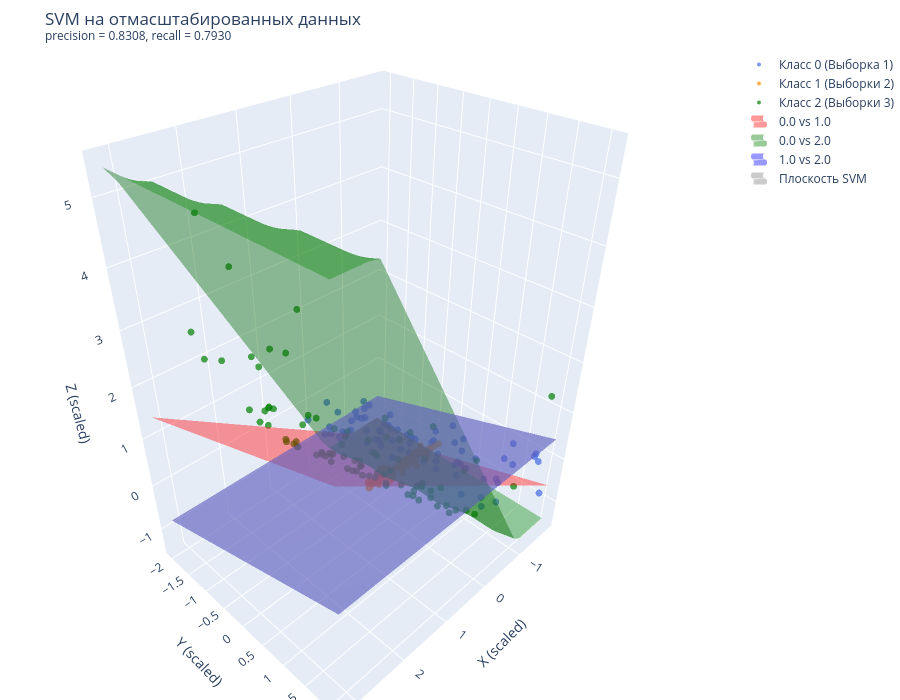

The notebook cell this image was saved under:
### Code cell
from itertools import combinations
x_min, x_max = x_tr_sc[:, 0].min(), x_tr_sc[:, 0].max()
y_min, y_max = x_tr_sc[:, 1].min(), x_tr_sc[:, 1].max()
z_min, z_max = x_tr_sc[:, 2].min(), x_tr_sc[:, 2].max()

#xx, yy = np.meshgrid(np.linspace(x_min, x_max, 25), np.linspace(y_min, y_max, 25))
#zz = -(w[0] * xx + w[1] * yy + b) / w[2]


fig = go.Figure()


fig.add_trace(go.Scatter3d(
    x=x_tr_sc[y_tr == 0, 0],
    y=x_tr_sc[y_tr == 0, 1],
    z=x_tr_sc[y_tr == 0, 2],
    mode='markers',
    marker=dict(size=4, color='royalblue', opacity=0.7),
    name='Класс 0 (Выборка 1)'
))

fig.add_trace(go.Scatter3d(
    x=x_tr_sc[y_tr == 1, 0],
    y=x_tr_sc[y_tr == 1, 1],
    z=x_tr_sc[y_tr == 1, 2],
    mode='markers',
    marker=dict(size=4, color='darkorange', opacity=0.7),
    name='Класс 1 (Выборки 2)'
))

fig.add_trace(go.Scatter3d(
    x=x_tr_sc[y_tr == 2, 0],
    y=x_tr_sc[y_tr == 2, 1],
    z=x_tr_sc[y_tr == 2, 2],
    mode='markers',
    marker=dict(size=4, color='green', opacity=0.7),
    name='Класс 2 (Выборки 3)'
))

classes = md1.classes_
pairs = list(combinations(range(len(classes)), 2))

xx, yy = np.meshgrid(
    np.linspace(x_min, x_max, 30),
    np.linspace(y_min, y_max, 30)
)

for i in range(len(md1.coef_)):
    w = md1.coef_[i]
    b = md1.intercept_[i]

    c1_idx, c2_idx = pairs[i]
    c1 = classes[c1_idx]
    c2 = classes[c2_idx]
    colors = ['red', 'green', 'blue']

    print(f"\nПлоскость {i}: класс {c1} vs класс {c2}")
    print(f"  w = {w}")
    print(f"  b = {b}")
    print(f"  Уравнение: {w[0]:.3f}*x1 + {w[1]:.3f}*x2 + {w[2]:.3f}*x3 + ({b:.3f}) = 0")

    # --- Вычисляем zz = z(x,y) ---
    if abs(w[2]) > 1e-6:
        zz = -(w[0] * xx + w[1] * yy + b) / w[2]
        zz = np.clip(zz, z_min, z_max)

        fig.add_trace(go.Surface(
            x=xx,
            y=yy,
            z=zz,
            opacity=0.4,
            colorscale=[[0, colors[i]], [1, colors[i]]],
            showscale=False,
            name=f'{c1} vs {c2}',
            showlegend=True
        ))
    else:
        # Плоскость параллельна оси Z — выражаем x через y,z
        print(f"  ⚠ w[2]≈0 → плоскость вертикальная, строим через x(y,z)")
        yy2, zz2 = np.meshgrid(
            np.linspace(y_min, y_max, 30),
            np.linspace(z_min, z_max, 30)
        )
        if abs(w[0]) > 1e-6:
            xx2 = -(w[1] * yy2 + b) / w[0]
        else:
            xx2 = -(w[1] * yy2 + w[2] * zz2 + b) / 1e-6  # fallback
        xx2 = np.clip(xx2, x_min, x_max)

        fig.add_trace(go.Surface(
            x=xx2,
            y=yy2,
            z=zz2,
            opacity=0.4,
            colorscale=[[0, colors[i]], [1, colors[i]]],
            showscale=False,
            name=f'{c1} vs {c2}',
            showlegend=True
        ))

fig.add_trace(go.Surface(
    x=xx,
    y=yy,
    z=zz,
    opacity=0.4,
    colorscale=[[0, 'gray'], [1, 'gray']],  # Серый цвет плоскости
    showscale=False,                        # Скрыть цветовую шкалу
    name='Плоскость SVM',
    showlegend=True
))

fig.update_layout(
    title=f'SVM на отмасштабированных данных<br><sup>precision = {prec:.4f}, recall = {rec:.4f}</sup>',
    scene=dict(
        xaxis_title='X (scaled)',
        yaxis_title='Y (scaled)',
        zaxis_title='Z (scaled)'
    ),
    width=900,
    height=700,
    margin=dict(l=0, r=0, b=0, t=50)
)


fig.show()

# Вывод метрик в консоль
print(f'precision = {prec:.6f}, recall = {rec:.6f}')

### Figure 1 — Plotly figure (JSON) as saved in the notebook; plotly's stock layout.template omitted (floating-point values rounded to 4 significant figures; data arrays with more than 128 entries replaced by an {"elided": "..."} marker saying what was removed)
{"data": [{"marker": {"color": "royalblue", "opacity": 0.7, "size": 4}, "mode": "markers", "name": "Класс 0 (Выборка 1)", "type": "scatter3d", "x": [0.2583, -0.4476, -0.009442, -1.183, -0.6587, -0.1716, -1.4, 0.1132, -0.6661, -1.182, -0.2075, -1.096, -1.531, -0.00642, -0.6628, 0.04996, -1.155, -1.129, -1.338, 0.1069, -0.3646, -0.296, -1.002, -0.4795, -0.937, -0.4025, -0.2827, -1.554, -0.8813, -0.9321, -1.366, -1.414, -0.1618, -0.802, -0.8868, -0.1682, -1.039, 0.1198, -0.5755, -0.3607, -1.578, -1.7, 0.2423, -0.1251, -0.9707, -1.441, -0.2458, -0.1713, -0.3258, -0.2241, -0.1383, -0.948, -1.294, -0.1501, -0.9937, -0.5078, 0.1857, -0.7484, -0.14, -1.512, -1.467, -1.585, -1.554, -0.6027, -0.3222, -0.03974, -1.228, -1.565, -0.6192, -0.2435, -0.2334, -1.646, -1.194, -0.3771, -0.485], "y": [-0.9027, 0.5484, 1.772, 0.6617, -2.011, -0.3788, 1.988, -0.05817, 1.769, -1.01, 1.822, -0.9761, -1.203, 1.616, 0.5203, 1.612, -0.1447, 1.521, 2.041, 1.59, 0.4773, -0.06283, -0.4118, -1.614, 0.848, 0.03269, -0.5156, -1.726, 0.2814, -1.908, 0.4011, -2.046, -1.002, 1.955, -0.8201, 1.325, -0.3075, -1.366, 0.1506, 1.096, 1.308, -0.9938, -1.856, 0.1462, -1.977, -0.192, 2.083, -1.46, -1.02, -0.7705, -1.743, -1.427, -0.4968, 1.341, -1.606, -1.323, 2.103, -1.346, -0.699, 0.175, 2.036, -0.913, 1.461, -0.7784, -0.4382, 0.02764, 0.09284, 2.098, -0.03655, -1.947, -1.793, -1.559, 1.187, -0.6996, 0.6415], "z": [0.08443, 0.2844, 0.9547, -0.2826, -0.589, 0.1287, 0.2719, -0.3259, 0.105, -1.036, 0.03556, -0.6702, -1.075, 0.6592, -0.4739, 0.1434, -0.8135, -0.4513, 0.4015, 0.7889, -0.138, 0.09261, -0.8698, -0.8201, 0.2506, 0.1781, -0.195, -1.397, 0.1248, -0.9021, -0.8931, -0.7486, 0.2491, 0.4505, -0.1198, 0.5086, -0.5007, -0.3078, -0.3082, 0.6611, -0.3072, -1.25, -0.1916, 0.08649, -1.207, -0.7039, 0.09113, -0.6207, -0.002295, -0.3692, 0.07528, -0.2542, -1.113, 0.2404, -0.4581, -0.2405, 0.311, -0.4037, 0.006515, -0.169, 0.1497, -1.285, 0.1446, -0.675, 0.2115, -0.1253, -0.7375, -0.5991, -0.05597, -0.8691, -0.5935, -1.232, -0.6254, -0.3433, -0.1005]}, {"marker": {"color": "darkorange", "opacity": 0.7, "size": 4}, "mode": "markers", "name": "Класс 1 (Выборки 2)", "type": "scatter3d", "x": [0.09364, -0.8977, -0.1872, -0.4553, -0.3804, 0.3678, -0.4662, -0.4898, 0.3798, -0.6752, -0.3257, -1.239, -1.013, -0.1094, 0.5338, 0.005563, 0.06809, -0.262, 0.4399, -0.8351, 0.118, 0.05625, -0.8068, -0.5598, 0.32, -0.03124, -0.4092, -0.5017, -0.09965, 0.4899, -1.157, -0.8495, -0.6854, -0.3244, -0.7882, 0.03195, 0.01465, -0.6635, 0.5263, -0.1874, 0.009804, -0.4231, -0.1849, -0.613, -0.4457, -0.4081, -0.8881, -0.8204, 0.1318, -0.8023, -0.5798, -0.4236, 0.03043, -0.01714, -0.1246, -1.003, -0.113, 0.2308, -0.3737, -0.382, 0.4299, 0.314, -0.99, 0.3787, 0.006156, 0.03126, -0.7089, 0.1188, -0.4532, 0.3705, 0.1035, 0.2055, -0.7836, 0.391, -0.6239, -0.2543, -0.5854, -0.06985, -0.2239], "y": [-0.09068, -0.01734, -0.006499, 0.09422, -0.01437, 0.02819, -0.04694, -0.1448, -0.08468, -0.07268, -0.06449, 0.08625, 0.03777, -0.3181, 0.02435, 0.1016, 0.00963, 0.0902, -0.08462, 0.06309, -0.04538, 0.02802, -0.0588, -0.05045, 0.06768, 0.06495, 0.01282, -0.05822, 0.2297, 0.002609, 0.04305, 0.1402, -0.04602, 0.115, -0.1221, 0.09854, -0.1093, 0.2905, 0.04248, -0.03846, 0.07847, 0.1518, 0.1012, -0.02819, 0.09465, 0.2835, 0.002155, 0.1252, 0.09113, 4.825e-05, 0.03341, 0.03363, 0.09104, -0.05712, -0.1552, -0.1539, -0.1569, 0.2222, 0.06926, 0.1144, 0.01115, 0.02326, 0.1018, -0.1458, -0.05301, -0.1071, -0.05931, -0.07733, 0.03856, -0.03145, 0.1419, 0.2741, 0.03544, 0.129, 0.07817, 0.05158, 0.08312, -0.2053, 0.1128], "z": [-0.5003, -0.5232, -0.4747, -0.42, -0.4856, -0.4376, -0.5529, -0.5909, -0.4795, -0.5716, -0.5211, -0.4974, -0.511, -0.6419, -0.4672, -0.4392, -0.4527, -0.4721, -0.4837, -0.5063, -0.5351, -0.4791, -0.5081, -0.5145, -0.4225, -0.4507, -0.4598, -0.5008, -0.3836, -0.4385, -0.5367, -0.4463, -0.494, -0.4448, -0.5764, -0.3991, -0.5352, -0.3608, -0.4448, -0.511, -0.4448, -0.3688, -0.4323, -0.524, -0.476, -0.3936, -0.5131, -0.4369, -0.4221, -0.4951, -0.5115, -0.4678, -0.4075, -0.4689, -0.5471, -0.5476, -0.5899, -0.3779, -0.4526, -0.4134, -0.4517, -0.4372, -0.4553, -0.5297, -0.4958, -0.5589, -0.5826, -0.5318, -0.4803, -0.4819, -0.4081, -0.2981, -0.4848, -0.4075, -0.4866, -0.4697, -0.5166, -0.5329, -0.4234]}, {"marker": {"color": "green", "opacity": 0.7, "size": 4}, "mode": "markers", "name": "Класс 2 (Выборки 3)", "type": "scatter3d", "x": [-0.07114, 1.158, 1.216, -0.397, 0.01966, 1.179, -0.2774, 0.9976, 1.535, 2.994, 2.301, 0.3369, 0.02913, -0.5526, 1.102, -0.6092, 0.4598, 0.7359, -0.2183, 0.9697, 0.2245, -0.937, -0.756, 2.483, -0.5454, 1.798, 0.6764, -1.13, 0.4403, 0.7277, -1.823, 0.9064, 1.828, 0.1873, 0.5406, 0.2044, 1.372, 1.515, 1.684, 1.46, 2.238, 1.884, 2.553, 0.2504, 2.018, 1.175, 0.9543, 1.304, 1.493, 2.013, 0.2636, 1.406, 2.438, 0.3156, -0.155, 0.03711, 0.3292, 2.293, 0.1647, -0.7082, 0.5766, -0.5074, 0.7315, -0.7255, -0.3241, 0.9315, 2.855, 0.9058, 0.1503, 1.841, 0.8096, 1.912, 3.207, 1.903, -0.8806, 0.2942, -0.6582, 2.561, 1.472, 0.1782, 0.8417, 1.902, 1.436, 1.63, 2.365, 1.111], "y": [0.7092, 0.6417, 0.824, -0.1552, 0.7714, -1.356, -0.5677, 2.104, 1.922, 0.1575, 2.013, 1.741, -0.7031, -1.628, 1.498, 0.289, -1.149, -1.081, -1.443, 0.8313, -1.307, -0.3529, -0.4445, -1.745, -1.048, -1.044, 1.031, 0.02028, -1.27, -1.927, 1.884, -0.1095, -0.09246, 2.0, 1.533, -0.09696, 2.043, 0.6892, -1.625, -1.675, -1.887, -0.82, 0.2185, -1.229, 0.4436, 1.011, 0.06044, -0.9205, 0.4288, 0.2669, 0.522, 0.6883, -0.3584, 1.539, 1.042, 0.986, -1.407, -1.324, 1.822, 2.085, -0.2286, -1.958, -1.594, -0.7539, -0.7453, -1.369, 1.171, 0.2411, 0.01515, 1.411, -0.6149, 0.9165, -0.07352, -0.78, 1.201, 0.8307, 1.126, 0.5485, -1.429, -0.5143, 1.399, -0.6752, 0.1259, 1.509, -0.3123, -1.229], "z": [-0.303, 0.6233, 0.7476, -0.4992, -0.2708, 0.1904, -0.6087, 0.7538, 1.513, 4.74, 3.177, 0.08114, -0.6102, -0.8011, 0.7468, -0.3364, -0.5123, -0.2698, -0.8131, 0.4251, -0.682, -0.3038, -0.4384, 2.782, -0.6691, 1.324, 0.1644, -0.06033, -0.5536, -0.4736, 1.244, 0.1335, 1.605, 0.06859, 0.1677, -0.4103, 1.267, 1.192, 0.9647, 0.5505, 2.115, 1.554, 3.432, -0.6519, 2.138, 0.7327, 0.2282, 0.4744, 1.094, 2.086, -0.2398, 1.008, 2.983, 0.02258, -0.235, -0.2167, -0.6529, 2.384, 0.01835, 0.1234, -0.2125, -0.8915, -0.393, -0.5261, -0.6461, -0.1296, 4.535, 0.214, -0.4059, 1.98, -0.08838, 2.015, 5.395, 1.602, 0.01754, -0.153, -0.1222, 3.528, 0.6278, -0.5179, 0.412, 1.625, 0.928, 1.589, 2.803, 0.126]}, {"colorscale": [[0, "red"], [1, "red"]], "name": "0.0 vs 1.0", "opacity": 0.4, "showlegend": true, "showscale": false, "type": "surface", "x": {"elided": "30x30 float values"}, "y": {"elided": "30x30 float values"}, "z": {"elided": "30x30 float values"}}, {"colorscale": [[0, "green"], [1, "green"]], "name": "0.0 vs 2.0", "opacity": 0.4, "showlegend": true, "showscale": false, "type": "surface", "x": {"elided": "30x30 float values"}, "y": {"elided": "30x30 float values"}, "z": {"elided": "30x30 float values"}}, {"colorscale": [[0, "blue"], [1, "blue"]], "name": "1.0 vs 2.0", "opacity": 0.4, "showlegend": true, "showscale": false, "type": "surface", "x": {"elided": "30x30 float values"}, "y": {"elided": "30x30 float values"}, "z": {"elided": "30x30 float values"}}, {"colorscale": [[0, "gray"], [1, "gray"]], "name": "Плоскость SVM", "opacity": 0.4, "showlegend": true, "showscale": false, "type": "surface", "x": {"elided": "30x30 float values"}, "y": {"elided": "30x30 float values"}, "z": {"elided": "30x30 float values"}}], "layout": {"height": 700, "margin": {"b": 0, "l": 0, "r": 0, "t": 50}, "scene": {"xaxis": {"title": {"text": "X (scaled)"}}, "yaxis": {"title": {"text": "Y (scaled)"}}, "zaxis": {"title": {"text": "Z (scaled)"}}}, "title": {"text": "SVM на отмасштабированных данных<br><sup>precision = 0.8308, recall = 0.7930</sup>"}, "width": 900}}
